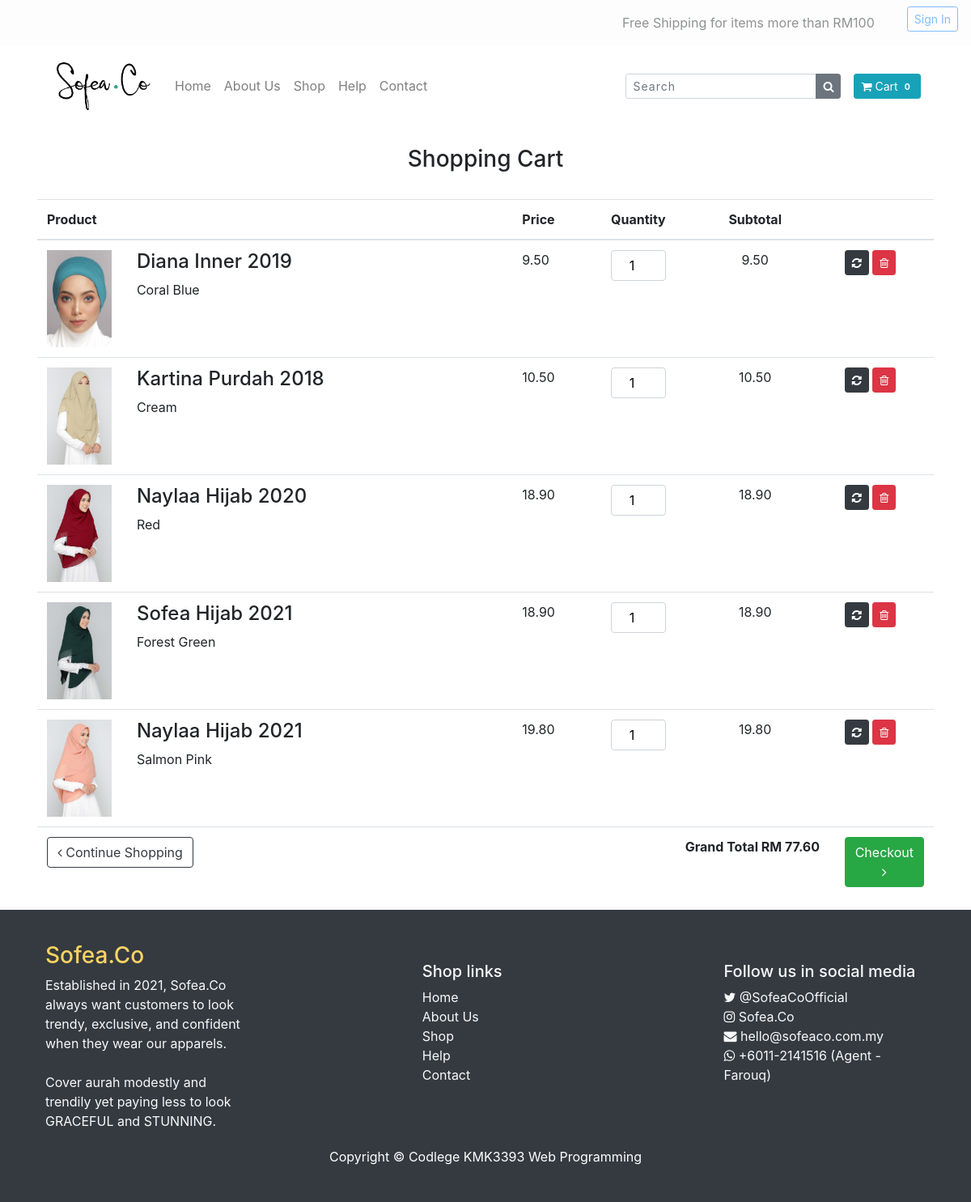
The app's page /cart.php with its own data.
### tables this page shows
CREATE TABLE `cart` (
  `id` int(11) NOT NULL,
  `cimg` text NOT NULL,
  `cname` varchar(200) NOT NULL,
  `cdesc` text NOT NULL,
  `cprice` decimal(10,2) NOT NULL,
  `cqty` int(11) NOT NULL,
  `total_price` decimal(10,2) NOT NULL
);

### cart.php (the view, shortened to what this page needs)
<?php
include('config.php');
?>
<!DOCTYPE html>
<html lang="en">
<head>
  <link href="vendor/bootstrap/css/bootstrap.min.css" rel="stylesheet">
  <link href="css/shop-homepage.css" rel="stylesheet">
  <link href="https://maxcdn.bootstrapcdn.com/font-awesome/4.7.0/css/font-awesome.min.css" rel="stylesheet">
</head>
<body>
 <div class="search-bar">
  <div class="container">
<nav class="navbar navbar-expand-sm bg-white navbar-light">
  <a class="navbar-brand" href="#">
    <img src="img/logo.png" alt="Sofea.Co" style="width:130px;">
  </a>
  <ul class="navbar-nav">
    <li class="nav-item">
      <a class="nav-link" href="index.php">Home</a>
    </li>
    <li class="nav-item">
            <a class="nav-link" href="About Us.html">About Us</a>
          </li>
          <li class="nav-item">
            <a class="nav-link" href="shop.php">Shop</a>
          </li>
          <li class="nav-item">
            <a class="nav-link" href="Help.html">Help</a>
          </li>
		<li class="nav-item">
            <a class="nav-link" href="Contact Us.html">Contact</a>
        </li>
  </ul>
            <form class="form-inline my-2 my-lg-0 ml-auto" action="">
                <div class="input-group input-group-sm">
                    <input type="text" class="form-control" aria-label="Small" aria-describedby="inputGroup-sizing-sm" placeholder="Search">
                    <div class="input-group-append">
                        <button type="button" class="btn btn-secondary btn-number">
                            <i class="fa fa-search"></i>
                        </button>
                    </div>
                </div>
                <a class="btn btn-info btn-sm ml-3" href="cart.php">
                    <i class="fa fa-shopping-cart"></i> Cart
                    <span id="cart-item" class="badge badge-#95E3DA">0</span>
                </a>
            </form>
		</div>
</div>
  <nav class="navbar navbar-expand-lg fixed-top transparent" id="nav1">
        <ul class="navbar-nav ml-auto">
		<span class="navbar-text">
		  Free Shipping for items more than RM100
		</span>
          <li class="nav-item ">
            <button type="button" class="btn btn-sm btn-outline-primary justify-content-center">Sign In</button>
          </li>
		</ul>
  </nav>
<section id="cart">
<br><h3 style="text-align: center;">Shopping Cart</h3><br>
<div class="container">
	<table id="cart" class="table table-hover table-condensed">
    				<thead>
						<tr>
							<th style="width:54%">Product</th>
							<th style="width:10%">Price</th>
							<th style="width:8%">Quantity</th>
							<th style="width:18%" class="text-center">Subtotal</th>
							<th style="width:10%"></th>
						</tr>
                    </thead>
					<tbody>
          <?php
            $stmt = $con->prepare("SELECT * FROM cart");
            $stmt -> execute();
            $result = $stmt->get_result();
            $grand_total = 0;
            while($row = $result->fetch_assoc()):
            $grand_total +=$row['total_price'];
            ?>
						<tr>
							<td data-th="Product">
								<div class="row">
									<div class="col-sm-2 hidden-xs"><img src="img/<?=$row['cimg'];?>" width= "80" height="120" class="img-responsive"/></div>
									<div class="col-sm-10">
										<h4 style="padding-left: 12px;"><?=$row['cname'];?></h4>
										<p style="padding-left: 12px;"><?=$row['cdesc'];?></p>
                    </div>
                    </div>
								</div>
							</td>
                <td data-th="Price"><?=$row['cprice'];?></td>
							<td data-th="Quantity">
								<input type="number" class="form-control text-center itemQty" value="<?=$row['cqty'];?>">
							</td>
							<td data-th="Subtotal" class="text-center"><?=$row['total_price'];?></td>
							<td class="actions" data-th="">
								<button class="btn btn-dark btn-sm"><i class="fa fa-refresh"></i></button>
								<a href="action.php?remove=<?=$row['cid'];?>" class="btn btn-danger btn-sm del-cart" onclick="return confirm('Are you sure you want to delete this item?')"><i class="fa fa-trash-o"></i></button>
							</td>
                </tr>
                    <?php endwhile;?>
					<tfoot>
						<tr>
							<td><a href="shop.php" class="btn btn-outline-dark"><i class="fa fa-angle-left"></i> Continue Shopping</a></td>
							<td colspan="2" class="hidden-xs"></td>
							<td class="hidden-xs"><strong>Grand Total RM <?= number_format($grand_total, 2);?></strong></td>
							<td><a href="#" class="btn btn-success <?=($grand_total>1)?"":"disabled";?>">Checkout<i class="fa fa-angle-right"></i></a></td>
						</tr>
					</tfoot>
<footer class="text-light">
    <div class="container">
        <div class="row">
            <div class="col-md-3 col-lg-4 col-xl-3">
                <h3 style ="color: #fcd362">Sofea.Co</h3>
                <p>Established in 2021, Sofea.Co always want customers to look trendy, exclusive, and confident when they wear our apparels.
				<br><br>Cover aurah modestly and trendily yet paying less to look GRACEFUL and STUNNING.</p>
            </div>
            <div class="col-md-2 col-lg-2 col-xl-2 mx-auto">
                <br><h5>Shop links</h5>
                <ul class="list-unstyled">
                    <li><a href="Home.html">Home</a></li>
                    <li><a href="About Us.html">About Us</a></li>
                    <li><a href="">Shop</a></li>
                    <li><a href="Help.html">Help</a></li>
					<li><a href="Contact Us.html">Contact</a></li>
                </ul>
            </div>
            <div class="col-md-4 col-lg-3 col-xl-3">
                <br><h5>Follow us in social media</h5>
                <ul class="list-unstyled">
                    <li><i class="fa fa-twitter"></i> @SofeaCoOfficial</li>
                    <li><i class="fa fa-instagram"></i> Sofea.Co</li>
                    <li><i class="fa fa-envelope"></i> hello@sofeaco.com.my</li>
                    <li><i class="fa fa-whatsapp"></i> +6011-2141516 (Agent - Farouq)</li>
                </ul>
            </div>
        </div>
    </div>
<div class="py-1 bg-dark">
    <div class="container">
      <p class="m-0 text-center text-white">Copyright &copy; Codlege KMK3393 Web Programming</p>
    </div>
</div>
</footer>
</body>
</html>

### css/shop-homepage.css (style rules this page uses)
body { padding-top: 56px; }
html { box-sizing: border-box; }
*, *:before, *:after { box-sizing: inherit; }
.container { padding: 0 16px; }
.container::after, .row::after { content: ""; clear: both; display: table; }
.form-control, textarea { max-width: 400px; background-color: #ffffff; color: #000; letter-spacing: 1px; }
footer { background: #343a40; padding: 40px; }
footer a { color: #f8f9fa }
#nav1 { background-color:#fcfcfc; opacity: 0.5; filter:(opacity=50); }

### cart.php (style rules this page uses)
footer { background: #343a40; padding: 40px; }
footer a { color: #f8f9fa }

### records on screen
cart: cimg (picture), cname "Diana Inner 2019", cdesc "Coral Blue", cprice "9.50", cqty "1", total_price "9.50"
cart: cimg (picture), cname "Kartina Purdah 2018", cdesc "Cream", cprice "10.50", cqty "1", total_price "10.50"
cart: cimg (picture), cname "Naylaa Hijab 2020", cdesc "Red", cprice "18.90", cqty "1", total_price "18.90"
cart: cimg (picture), cname "Sofea Hijab 2021", cdesc "Forest Green", cprice "18.90", cqty "1", total_price "18.90"
cart: cimg (picture), cname "Naylaa Hijab 2021", cdesc "Salmon Pink", cprice "19.80", cqty "1", total_price "19.80"

### other values on screen
$grand_total "77.60"
